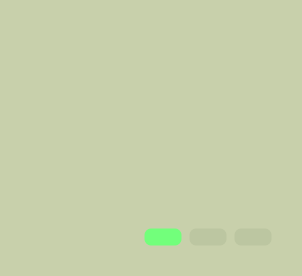
               <widget class="QFrame" name="frame_3">
                <property name="styleSheet">
                 <string notr="true">background-color:#C8D0AB;
border: 3px solid transparent;
border-radius:30px;
</string>
                </property>
                <property name="frameShape">
                 <enum>QFrame::StyledPanel</enum>
                </property>
                <property name="frameShadow">
                 <enum>QFrame::Raised</enum>
                </property>
                <layout class="QVBoxLayout" name="verticalLayout_3">
                 <property name="leftMargin">
                  <number>20</number>
                 </property>
                 <property name="topMargin">
                  <number>20</number>
                 </property>
                 <property name="rightMargin">
                  <number>20</number>
                 </property>
                 <property name="bottomMargin">
                  <number>20</number>
                 </property>
                 <item>
                  <widget class="QTableWidget" name="tableWidget_dishes">
                   <property name="sizePolicy">
                    <sizepolicy hsizetype="Expanding" vsizetype="Expanding">
                     <horstretch>0</horstretch>
                     <verstretch>0</verstretch>
                    </sizepolicy>
                   </property>
                   <property name="font">
                    <font>
                     <family>MS Shell Dlg 2</family>
                     <pointsize>10</pointsize>
                    </font>
                   </property>
                   <property name="focusPolicy">
                    <enum>Qt::NoFocus</enum>
                   </property>
                   <property name="layoutDirection">
                    <enum>Qt::LeftToRight</enum>
                   </property>
                   <property name="styleSheet">
                    <string notr="true">QTableWidget:disabled{
color:black;
}
QTableWidget::item:selected:disabled{
color:black;
}
/* Яейки*/
* {
    gridline-color: #071e26 ;
    font-size: 10pt;
	spacing:15px;
}


/* Черная линия сбоку*/
QHeaderView{
background-color: rgb(200, 208, 171);
}
/* Левый квадрат*/
QTableCornerButton::section {
   background-color: transparent;
margin-top:12px;
margin-bottom:18px;
margin-right:19px;
margin-left:11px;
border-image: url(':/icons/icons_images/database.svg') 0 0 0 0 stretch stretch;
	
	
}
/*заголовки*/
QHeaderView::section {
    background-color: black;
	border: 1px solid transparent;
	border-radius:2px;
	font-size:16px;
	padding-bottom:9px;
	padding-right:10px;
}
/* Горизонтальные заголовки*/
QHeaderView::section:horizontal{
background-color: transparent;
color:black; 
border-radius:0px;
border-bottom:2px solid #BCC6A1;
margin-bottom:5px;
font-style: italic;
padding-top:6px;


}

/* Вертикальные заголовки*/
QHeaderView::section:vertical{
background-color: transparent;
color:black; 
font-size:12px;
border-radius:0px;
border-right:2px solid #BCC6A1;
margin-right:5px;
margin-bottom:4px;
font-style: italic;
padding-left:8px;
padding-top:9px;
padding-bottom:6px;
margin-top:-4px;
spacing:10px;
}

/*АКТИВНЫЕ СЕКЦИИ ПРИ НАВЕДЕНИИ!*/


/*ячейка при наведении*/
QTableWidget::item:hover {
	background-color:#E1E5C3;
	border-radius: 3px;
}
/* Горизонтальный активный сектор*/
QHeaderView::section:horizontal:hover{
background-color: #E1E5C3;
border-bottom:2px solid #BCC6A1;
border-radius: 5px;

}
/* Вертикальный активный сектор*/
QHeaderView::section:vertical:hover{
background-color: #E1E5C3;
border-right:2px solid #BCC6A1;
border-radius: 5px;
}
/*выделенная строка*/
QTableWidget::item:selected {
	background-color: #FBFFD8;
	border-radius: 3px;
color:black;

}</string>
                   </property>
                   <property name="inputMethodHints">
                    <set>Qt::ImhNone</set>
                   </property>
                   <property name="editTriggers">
                    <set>QAbstractItemView::NoEditTriggers</set>
                   </property>
                   <property name="tabKeyNavigation">
                    <bool>false</bool>
                   </property>
                   <property name="showDropIndicator" stdset="0">
                    <bool>false</bool>
                   </property>
                   <property name="dragDropOverwriteMode">
                    <bool>true</bool>
                   </property>
                   <property name="selectionMode">
                    <enum>QAbstractItemView::SingleSelection</enum>
                   </property>
                   <property name="selectionBehavior">
                    <enum>QAbstractItemView::SelectRows</enum>
                   </property>
                   <property name="textElideMode">
                    <enum>Qt::ElideNone</enum>
                   </property>
                   <property name="verticalScrollMode">
                    <enum>QAbstractItemView::ScrollPerPixel</enum>
                   </property>
                   <property name="horizontalScrollMode">
                    <enum>QAbstractItemView::ScrollPerPixel</enum>
                   </property>
                   <property name="showGrid">
                    <bool>false</bool>
                   </property>
                   <property name="sortingEnabled">
                    <bool>false</bool>
                   </property>
                   <property name="wordWrap">
                    <bool>false</bool>
                   </property>
                   <property name="cornerButtonEnabled">
                    <bool>false</bool>
                   </property>
                   <attribute name="horizontalHeaderCascadingSectionResizes">
                    <bool>true</bool>
                   </attribute>
                   <attribute name="horizontalHeaderStretchLastSection">
                    <bool>true</bool>
                   </attribute>
                   <attribute name="verticalHeaderCascadingSectionResizes">
                    <bool>false</bool>
                   </attribute>
                  </widget>
                 </item>
                 <item>
                  <widget class="QFrame" name="frame_4">
                   <property name="styleSheet">
                    <string notr="true"/>
                   </property>
                   <property name="frameShape">
                    <enum>QFrame::StyledPanel</enum>
                   </property>
                   <property name="frameShadow">
                    <enum>QFrame::Raised</enum>
                   </property>
                   <layout class="QHBoxLayout" name="horizontalLayout_2">
                    <property name="spacing">
                     <number>0</number>
                    </property>
                    <property name="leftMargin">
                     <number>0</number>
                    </property>
                    <property name="topMargin">
                     <number>0</number>
                    </property>
                    <property name="rightMargin">
                     <number>0</number>
                    </property>
                    <property name="bottomMargin">
                     <number>0</number>
                    </property>
                    <item alignment="Qt::AlignRight">
                     <widget class="QFrame" name="frame_14">
                      <property name="styleSheet">
                       <string notr="true">*{
background-color:transparent;
border: 3px solid transparent;
}
QPushButton {
border-radius:8px;
}

</string>
                      </property>
                      <property name="frameShape">
                       <enum>QFrame::StyledPanel</enum>
                      </property>
                      <property name="frameShadow">
                       <enum>QFrame::Raised</enum>
                      </property>
                      <layout class="QHBoxLayout" name="horizontalLayout_6">
                       <property name="spacing">
                        <number>5</number>
                       </property>
                       <property name="leftMargin">
                        <number>0</number>
                       </property>
                       <property name="topMargin">
                        <number>0</number>
                       </property>
                       <property name="rightMargin">
                        <number>0</number>
                       </property>
                       <property name="bottomMargin">
                        <number>0</number>
                       </property>
                       <item>
                        <widget class="QPushButton" name="pushButton_add_dish">
                         <property name="enabled">
                          <bool>true</bool>
                         </property>
                         <property name="minimumSize">
                          <size>
                           <width>40</width>
                           <height>0</height>
                          </size>
                         </property>
                         <property name="styleSheet">
                          <string notr="true">QPushButton:enabled{
background-color:rgb(114, 255, 123);
}
QPushButton:disabled{
background-color:rgb(188, 198, 161);
}
QPushButton:hover{
background-color:rgb(46, 239, 46);
}
QPushButton:pressed{
background-color:rgb(122, 255, 101);
}
</string>
                         </property>
                         <property name="text">
                          <string/>
                         </property>
                         <property name="icon">
                          <iconset resource="icons/icons.qrc">
                           <normaloff>:/icons/icons_images/plus-square.svg</normaloff>:/icons/icons_images/plus-square.svg</iconset>
                         </property>
                         <property name="iconSize">
                          <size>
                           <width>20</width>
                           <height>20</height>
                          </size>
                         </property>
                        </widget>
                       </item>
                       <item>
                        <widget class="QPushButton" name="pushButton_edit_dish">
                         <property name="enabled">
                          <bool>false</bool>
                         </property>
                         <property name="minimumSize">
                          <size>
                           <width>40</width>
                           <height>0</height>
                          </size>
                         </property>
                         <property name="styleSheet">
                          <string notr="true">QPushButton:enabled{
background-color:rgb(239, 199, 0);
}
QPushButton:disabled{
background-color:rgb(188, 198, 161);
}
QPushButton:hover{
background-color:rgb(255, 191, 0);
}
QPushButton:pressed{
background-color:rgb(252, 198, 1);
}
</string>
                         </property>
                         <property name="text">
                          <string/>
                         </property>
                         <property name="icon">
                          <iconset resource="icons/icons.qrc">
                           <normaloff>:/icons/icons_images/edit-2.svg</normaloff>:/icons/icons_images/edit-2.svg</iconset>
                         </property>
                         <property name="iconSize">
                          <size>
                           <width>20</width>
                           <height>20</height>
                          </size>
                         </property>
                        </widget>
                       </item>
                       <item>
                        <widget class="QPushButton" name="pushButton_delete_dish">
                         <property name="enabled">
                          <bool>false</bool>
                         </property>
                         <property name="minimumSize">
                          <size>
                           <width>40</width>
                           <height>0</height>
                          </size>
                         </property>
                         <property name="styleSheet">
                          <string notr="true">QPushButton:enabled{
background-color:rgb(255, 73, 73);
}
QPushButton:disabled{
background-color:rgb(188, 198, 161);
}
QPushButton:hover{
background-color:rgb(255, 0, 0);
}
QPushButton:pressed{
background-color:rgb(255, 73, 73);
}
</string>
                         </property>
                         <property name="text">
                          <string/>
                         </property>
                         <property name="icon">
                          <iconset resource="icons/icons.qrc">
                           <normaloff>:/icons/icons_images/delete.svg</normaloff>:/icons/icons_images/delete.svg</iconset>
                         </property>
                         <property name="iconSize">
                          <size>
                           <width>20</width>
                           <height>20</height>
                          </size>
                         </property>
                        </widget>
                       </item>
                      </layout>
                     </widget>
                    </item>
                   </layout>
                  </widget>
                 </item>
                </layout>
               </widget>
